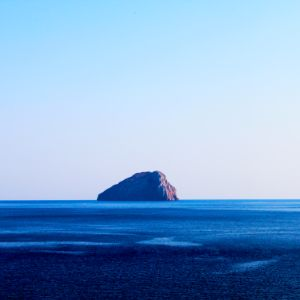
#> input picture lab_10/task_3/test2.jpg, 300 x 300 px
$ python zip_test.py
#> lines starting #> are read from the running program, lines starting #| are printed output that depends on the picture
#> the answer given: test2.jpg
### lab_10/task_2/arrays.py
import ctypes


# Implements the Array ADT using array capabilities of the ctypes module.

class Array:
    # Creates an array with size elements.
    def __init__(self, size):
#> called with size = 1
        assert size > 0, "Array size must be > 0"
        self._size = size
        # Create the array structure using the ctypes module.
        PyArrayType = ctypes.py_object * size
        self._elements = PyArrayType()
        # Initialize each element.
        self.clear(None)

    # Returns the size of the array.
    def __len__(self):
        return self._size

    # Gets the contents of the index element.
    def __getitem__(self, index):
        assert 0 <= index < len(self), "Array subscript out of range"
        return self._elements[index]

    # Puts the value in the array element at index position.
    def __setitem__(self, index, value):
        assert 0 <= index < len(self), "Array subscript out of range"
        self._elements[index] = value

    # Clears the array by setting each element to the given value.
    def clear(self, value):
        for i in range(len(self)):
            self._elements[i] = value

    # Returns the array's iterator for traversing the elements.
    def __iter__(self):
        return _ArrayIterator(self._elements)


# An iterator for the Array ADT.
class _ArrayIterator:
    def __init__(self, the_array):
        self._array_ref = the_array
        self._cur_index = 0

    def __iter__(self):
        return self

    # [7 lines left out: function __next__, not called in this run]


# Implementation of the Array2D ADT using an array of arrays.

class Array2D:
    # Creates a 2 -D array of size numRows x numCols.
    def __init__(self, num_rows, num_cols):
        # Create a 1 -D array to store an array reference for each row.
        self.rows = Array(num_rows)

        # Create the 1 -D arrays for each row of the 2 -D array.
        for i in range(num_rows):
            self.rows[i] = Array(num_cols)

    # Returns the number of rows in the 2 -D array.
    def num_rows(self):
        return len(self.rows)

    # Returns the number of columns in the 2 -D array.
    def num_cols(self):
        return len(self.rows[0])

    # Clears the array by setting every element to the given value.
    def clear(self, value):
        for row in range(self.num_rows()):
            row.clear(value)

    # Gets the contents of the element at position [i, j]
    # [8 lines left out: function __getitem__, not called in this run]

    # Sets the contents of the element at position [i,j] to value.
    def __setitem__(self, index_tuple, value):
        assert len(index_tuple) == 2, "Invalid number of array subscripts."
        row = index_tuple[0]
        col = index_tuple[1]
        assert 0 <= row < self.num_rows() and 0 <= col < self.num_cols(), \
            "Array subscript out of range."
        array_1d = self.rows[row]
        array_1d[col] = value


class DynamicArray:
    """A dynamic array class akin to a simplified Python list."""

    # [5 lines left out: function __init__, not called in this run]

    def __len__(self):
        """Return number of elements stored in the array."""
        return self._n

    # [48 lines left out: functions __getitem__, append, _resize, _make_array, insert, remove, not called in this run]

### lab_10/task_3/grayscale_adt.py
'''
Module for GrayscaleImage ADT.
'''

from io import StringIO
import numpy as np
from PIL import Image, ImageOps
from arrays import Array2D


class InvalidImagePixelValue(Exception):
    '''
    Exception for invalid value of pixel.
    Invalid value must be in [0...255]
    '''

    pass


class InvalidImagePixelRange(Exception):
    '''
    Exception for invalid coordinats of Array2D.
    '''

    pass


class GrayscaleImage:
    '''
    Represent GrayscaleImage ADT for work with images.
    '''

    def __init__(self, ncols=1, nrows=1):
        self.image = Array2D(nrows, ncols)
        for row in range(nrows):
            for col in range(ncols):
                self.image[row, col] = 0

        self.before_compress_string = ''
        self.after_compress_string = ''  # string for check % of zipping.
        self.compressed_list = []
        self.decompressed_list = []
        self.decompressed_image = None

    # [48 lines left out: functions width, height, clear, getitem, setitem, not called in this run]

    def from_file(self, path: str):
        '''
        Turn instance of GrayscaleImage class to representation of greyscale image.
        '''
#> called with path = 'test2.jpg'
        image = Image.open(path)
#> image is the input picture: PIL image 300x300 RGB; mean R, G, B 130.4, 167, 207.2
        image_grayscale = ImageOps.grayscale(image)
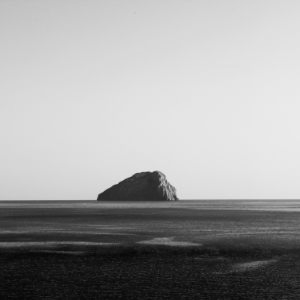
#> image_grayscale: PIL image 300x300 L; min 5, max 235, mean 160.6

        # create np array grom ImageOps
        img_array = np.array(image_grayscale)
        # size of np array
        np_array_shape = img_array.shape
#> np_array_shape = (300, 300)

        # overwrite class instance to appropriate size with size of given image
        self.image = Array2D(np_array_shape[0], np_array_shape[1])

        # fill Array2D (self.image) in this class
        for i in range(np_array_shape[0]):
            for j in range(np_array_shape[1]):
                self.image[i, j] = img_array[i, j]

    # [78 lines left out: functions lzw_compression, lzw_decompression, not called in this run]

### lab_10/task_3/zip_test.py
'''
Module for testing zip quality of lzw_compression() method.
'''


from grayscale_adt import GrayscaleImage


def compression_test(path):
    '''
    Function for testing compression.
    '''
    img1 = GrayscaleImage()
    img1.from_file(path)

    print('\033[1mCompressing ...\033[0m')
    img1.lzw_compression()

    print('↓↓↓')

    print('\033[1mDecompressing ...\033[0m')
    img1.lzw_decompression()

    print()
    print('\033[1mCheck if image before compression is identical to image after compression.\
\033[0m')
    res = []
    for row in range(img1.height):
        for col in range(img1.width):
            # print(img1.image[row, col], img1.decompressed_image[row, col])
            res.append(img1.image[row, col] ==
                       img1.decompressed_image[row, col])

    # Check whether before and after compressing images are the same
    print(f'\033[1mResult:\033[0m {all(res)}')

    print()
    print('Size of image BEFORE compressing: ')
    print('\033[1m' + str(len(img1.before_compress_string)) + '\033[0m')

    print('Size of image AFTER compressing: ')
    print('\033[1m' + str(len(img1.after_compress_string)) + '\033[0m')

    print()

    print('Coefficient of compression: ')
    print('\033[1m' + str(round((len(img1.before_compress_string) /
                                 len(img1.after_compress_string)), 1)) + '\033[0m')


def main():
    '''
    Main function for test image compression.
    '''
    print('Enter file name fith extesion: ')
    path = input('> ')
    print()
    compression_test(path)


if __name__ == "__main__":
#> (the run stopped early here; a loop or call above may not have finished)
